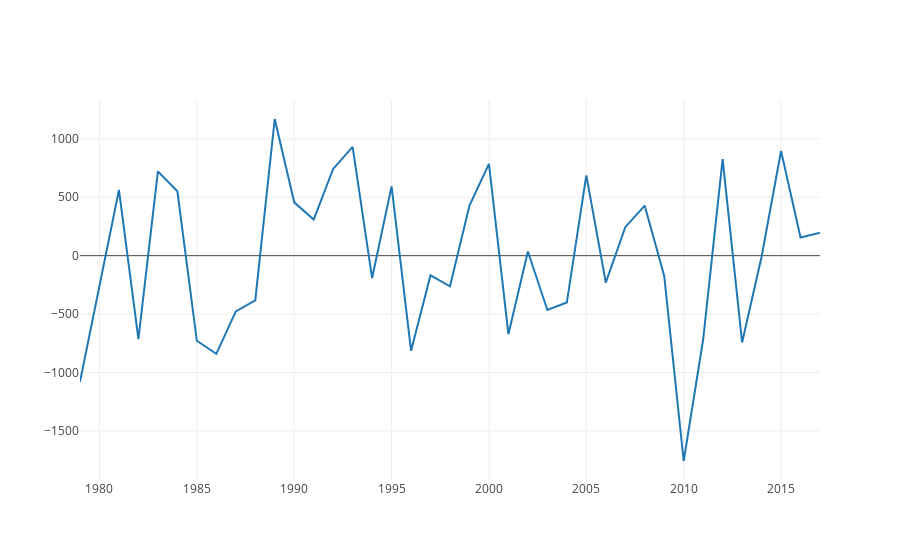

Notebook code cell kept with this figure:
### Code cell
# Plot ts
data = [go.Scatter(x=msl_df['wyear'], y=msl_df['NAO'] )]
py.iplot(data, filename='pandas-time-series')
